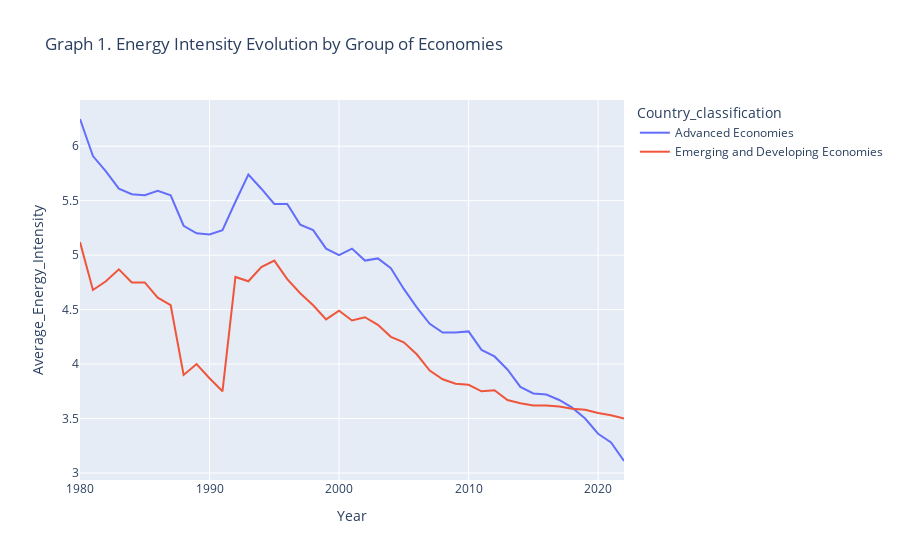

Here is the notebook cell this chart was saved with:
### Code cell
# Create the line plot
fig = px.line(
    avg_ei_df,
    x="Year",
    y="Average_Energy_Intensity",
    color="Country_classification",
    title="Graph 1. Energy Intensity Evolution by Group of Economies"
)

fig.show()

### Figure 1 — Plotly figure (JSON) as saved in the notebook; plotly's stock layout.template omitted (floating-point values rounded to 4 significant figures)
{"data": [{"hovertemplate": "Country_classification=Advanced Economies<br>Year=%{x}<br>Average_Energy_Intensity=%{y}<extra></extra>", "legendgroup": "Advanced Economies", "line": {"color": "#636efa", "dash": "solid"}, "marker": {"symbol": "circle"}, "mode": "lines", "name": "Advanced Economies", "orientation": "v", "showlegend": true, "type": "scatter", "x": [1980, 1981, 1982, 1983, 1984, 1985, 1986, 1987, 1988, 1989, 1990, 1991, 1992, 1993, 1994, 1995, 1996, 1997, 1998, 1999, 2000, 2001, 2002, 2003, 2004, 2005, 2006, 2007, 2008, 2009, 2010, 2011, 2012, 2013, 2014, 2015, 2016, 2017, 2018, 2019, 2020, 2021, 2022], "xaxis": "x", "y": [6.25, 5.91, 5.77, 5.61, 5.56, 5.55, 5.59, 5.55, 5.27, 5.2, 5.19, 5.23, 5.49, 5.74, 5.61, 5.47, 5.47, 5.28, 5.23, 5.06, 5, 5.06, 4.95, 4.97, 4.88, 4.69, 4.52, 4.37, 4.29, 4.29, 4.3, 4.13, 4.07, 3.95, 3.79, 3.73, 3.72, 3.67, 3.6, 3.5, 3.36, 3.28, 3.11], "yaxis": "y"}, {"hovertemplate": "Country_classification=Emerging and Developing Economies<br>Year=%{x}<br>Average_Energy_Intensity=%{y}<extra></extra>", "legendgroup": "Emerging and Developing Economies", "line": {"color": "#EF553B", "dash": "solid"}, "marker": {"symbol": "circle"}, "mode": "lines", "name": "Emerging and Developing Economies", "orientation": "v", "showlegend": true, "type": "scatter", "x": [1980, 1981, 1982, 1983, 1984, 1985, 1986, 1987, 1988, 1989, 1990, 1991, 1992, 1993, 1994, 1995, 1996, 1997, 1998, 1999, 2000, 2001, 2002, 2003, 2004, 2005, 2006, 2007, 2008, 2009, 2010, 2011, 2012, 2013, 2014, 2015, 2016, 2017, 2018, 2019, 2020, 2021, 2022], "xaxis": "x", "y": [5.12, 4.68, 4.76, 4.87, 4.75, 4.75, 4.61, 4.54, 3.9, 4, 3.87, 3.75, 4.8, 4.76, 4.89, 4.95, 4.78, 4.65, 4.54, 4.41, 4.49, 4.4, 4.43, 4.36, 4.25, 4.2, 4.09, 3.94, 3.86, 3.82, 3.81, 3.75, 3.76, 3.67, 3.64, 3.62, 3.62, 3.61, 3.59, 3.58, 3.55, 3.53, 3.5], "yaxis": "y"}], "layout": {"legend": {"title": {"text": "Country_classification"}, "tracegroupgap": 0}, "title": {"text": "Graph 1. Energy Intensity Evolution by Group of Economies"}, "xaxis": {"anchor": "y", "domain": [0, 1], "title": {"text": "Year"}}, "yaxis": {"anchor": "x", "domain": [0, 1], "title": {"text": "Average_Energy_Intensity"}}}}
